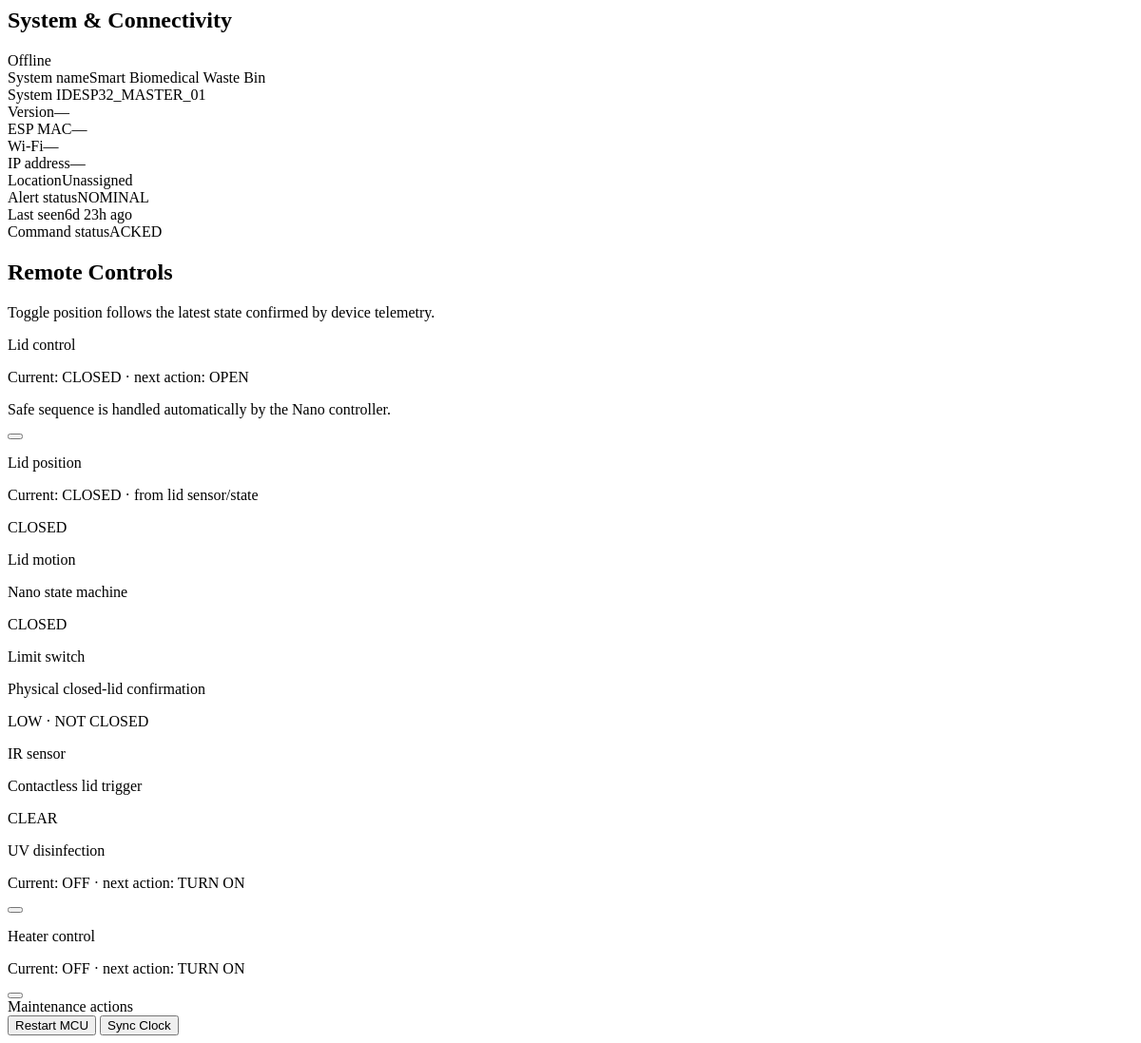
Before: /device/1/controls-live/ (signed in) with the older database file.
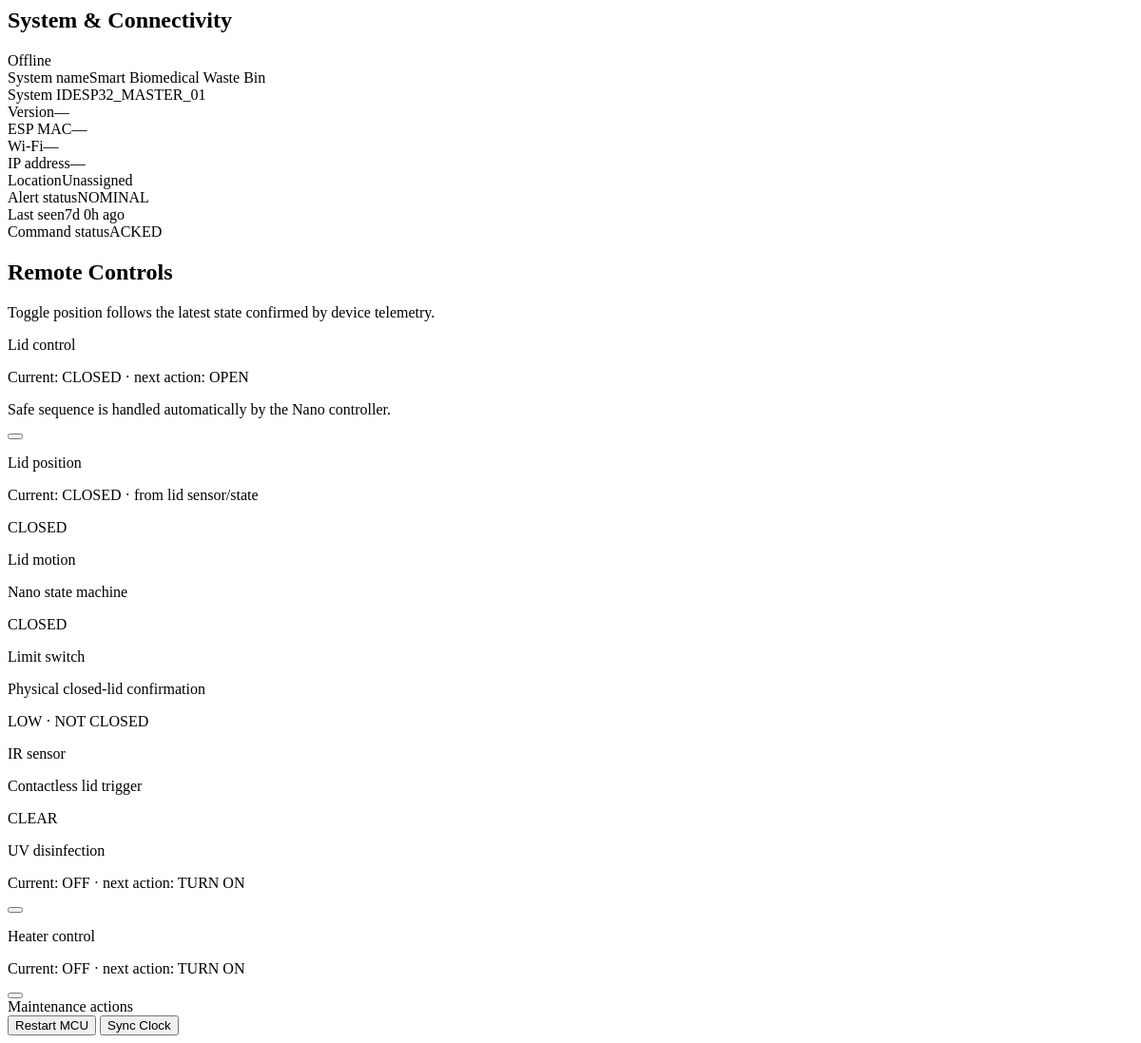
After: the same page with the newer database file.
### home/models.py (models this page shows, shortened)
class SmartBin(models.Model):
    ALERT_CHOICES = [
        ('NOMINAL', 'Nominal Secure'),
        ('BIN_FULL', 'Critical Warning: Bin Full'),
        ('METAL', 'Sharps Alert: Metal Found'),
    ]
    device_id = models.CharField(max_length=50, unique=True)
    location_name = models.CharField(max_length=100)
    system_name = models.CharField(max_length=100, default='Smart Biomedical Waste Bin')
    system_version = models.CharField(max_length=40, blank=True, default='')
    mac_address = models.CharField(max_length=32, blank=True, default='')
    wifi_ssid = models.CharField(max_length=64, blank=True, default='')
    ip_address = models.CharField(max_length=45, blank=True, default='')
    fill_level = models.IntegerField(default=0)
    gas_value = models.IntegerField(default=0)
    alert_status = models.CharField(max_length=20, choices=ALERT_CHOICES, default='NOMINAL')
    last_seen = models.DateTimeField(auto_now=True)
    temperature = models.FloatField()
    elementTemp = models.FloatField()
    humidity = models.FloatField()
    metal = models.BooleanField()
    uv = models.BooleanField()
    heater = models.BooleanField()
    lid = models.BooleanField()
    binFull = models.BooleanField()
    interlock = models.BooleanField()
    binLevel = models.FloatField()
    heaterState = models.BooleanField(default=False)
    uvState = models.BooleanField(default=False)
    lidState = models.IntegerField(default=0)
    limitClosed = models.BooleanField(default=False)
    irDetected = models.BooleanField(default=False)
    pending_command = models.CharField(max_length=50, blank=True, null=True, default=None)
    COMMAND_STATUS_CHOICES = [
        ('NONE', 'No command sent'),
        ('PENDING', 'Sent — awaiting device confirmation'),
        ('ACKED', 'Confirmed applied by device'),
        ('TIMEOUT', 'No confirmation received in time'),
    ]
    last_command = models.CharField(max_length=50, blank=True, null=True, default=None)
    last_command_status = models.CharField(max_length=10, choices=COMMAND_STATUS_CHOICES, default='NONE')
    last_command_time = models.DateTimeField(blank=True, null=True)
    class Meta:
        ordering = ['-last_seen']
    @property
    def is_online(self):
        return timezone.now() - self.last_seen < timedelta(seconds=12)
    @property
    def duration_status(self):
        diff = timezone.now() - self.last_seen
        hours = diff.seconds // 3600
        minutes = (diff.seconds % 3600) // 60
        if diff.days > 0:
            return f"{diff.days}d {hours}h ago"

### home/views.py (the view)
# urls.py: path('device/<int:bin_id>/controls-live/', views.device_controls_fragment, name='device_controls_fragment'),
@login_required(login_url='auth_view')
def device_controls_fragment(request, bin_id):
    smart_bin = _resolve_command_status(get_object_or_404(SmartBin, id=bin_id))
    return render(request, 'home/_device_controls.html', {'bin': smart_bin})

### home/views.py (called while the page is built)
def _resolve_command_status(smart_bin):
    if smart_bin.last_command_status == 'PENDING' and smart_bin.last_command_time:
        elapsed = (timezone.now() - smart_bin.last_command_time).total_seconds()
        if elapsed > COMMAND_TIMEOUT_SECONDS:
            smart_bin.last_command_status = 'TIMEOUT'
            smart_bin.save(update_fields=['last_command_status'])
    return smart_bin

### templates/home/_device_controls.html (shortened to what the changed rows need)
<div class="grid grid-cols-1 lg:grid-cols-2 gap-6">
    <div class="bg-white border border-gray-200 rounded-xl shadow-sm overflow-hidden flex flex-col">
        <div class="px-6 py-4 border-b border-gray-200 bg-gray-50/75 flex items-center justify-between">
            <h2 class="text-sm font-bold text-gray-900 uppercase tracking-wider">System &amp; Connectivity</h2>
        </div>
        <div class="p-6 divide-y divide-gray-100 text-sm flex-grow">
            <div class="py-2.5 flex justify-between gap-4"><span class="text-gray-500 font-medium">System name</span><span class="text-right text-gray-900 font-semibold">{{ bin.system_name|default:"—" }}</span></div>
            <div class="py-2.5 flex justify-between gap-4"><span class="text-gray-500 font-medium">System ID</span><span class="font-mono text-gray-900 font-semibold">{{ bin.device_id }}</span></div>
            <div class="py-2.5 flex justify-between gap-4"><span class="text-gray-500 font-medium">Version</span><span class="font-mono text-gray-700">{{ bin.system_version|default:"—" }}</span></div>
            <div class="py-2.5 flex justify-between gap-4"><span class="text-gray-500 font-medium">ESP MAC</span><span class="font-mono text-gray-700">{{ bin.mac_address|default:"—" }}</span></div>
            <div class="py-2.5 flex justify-between gap-4"><span class="text-gray-500 font-medium">Wi-Fi</span><span class="text-right font-mono text-gray-700">{{ bin.wifi_ssid|default:"—" }}</span></div>
            <div class="py-2.5 flex justify-between gap-4"><span class="text-gray-500 font-medium">IP address</span><span class="font-mono text-gray-700">{{ bin.ip_address|default:"—" }}</span></div>
            <div class="py-2.5 flex justify-between gap-4"><span class="text-gray-500 font-medium">Location</span><span class="text-right text-gray-700">{{ bin.location_name|default:"Unassigned" }}</span></div>
            <div class="py-2.5 flex justify-between items-center"><span class="text-gray-500 font-medium">Alert status</span><span class="inline-flex px-2 py-0.5 rounded text-xs font-bold border {% if bin.alert_status == 'NOMINAL' %}bg-emerald-50 text-emerald-800 border-emerald-200{% else %}bg-rose-50 text-rose-800 border-rose-200{% endif %}">{{ bin.alert_status }}</span></div>
            <div class="py-2.5 flex justify-between gap-4"><span class="text-gray-500 font-medium">Last seen</span><span class="font-mono text-xs text-gray-600">{{ bin.duration_status }}</span></div>
            <div class="py-2.5 flex justify-between items-center"><span class="text-gray-500 font-medium">Command status</span><span class="inline-flex px-2 py-0.5 rounded text-xs font-bold border {% if bin.last_command_status == 'ACKED' %}bg-emerald-50 text-emerald-800 border-emerald-200{% elif bin.last_command_status == 'PENDING' %}bg-amber-50 text-amber-800 border-amber-200{% elif bin.last_command_status == 'TIMEOUT' %}bg-rose-50 text-rose-800 border-rose-200{% else %}bg-gray-50 text-gray-500 border-gray-200{% endif %}">{{ bin.last_command_status }}</span></div>
        </div>
    </div>
    <div class="bg-white border border-gray-200 rounded-xl shadow-sm overflow-hidden flex flex-col">
        <div class="px-6 py-4 border-b border-gray-200 bg-gray-50/75">
            <h2 class="text-sm font-bold text-gray-900 uppercase tracking-wider">Remote Controls</h2>
        </div>
    </div>
</div>

Changed rows visible on the page:
changed SmartBin "Smart Biomedical Waste Bin": duration_status "6d 23h ago" → "7d 0h ago"
